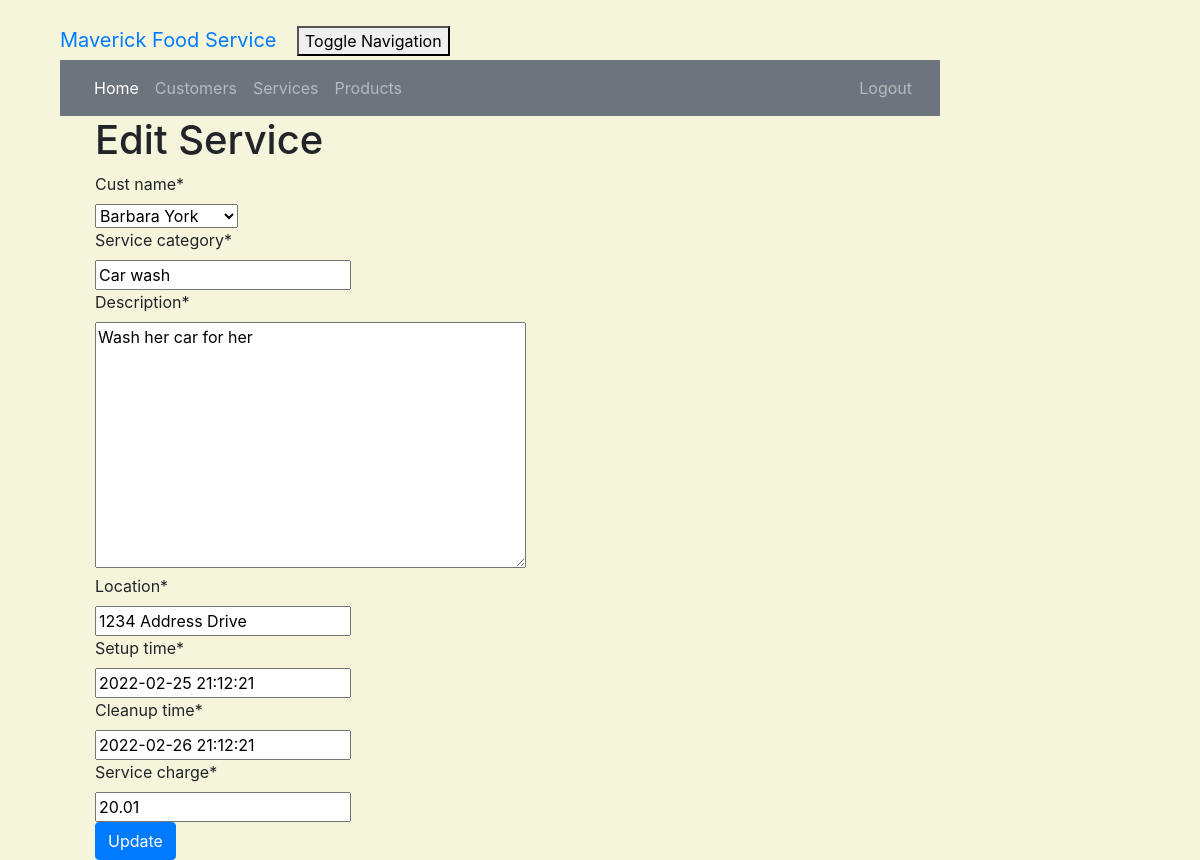
Page /service/1/edit/ (signed in) on the committed database.
### crm/models.py (models this page shows, shortened)
class Customer(models.Model):
    cust_name = models.CharField(max_length=50)
    email = models.EmailField(max_length=100)
    phone = models.CharField(max_length=20)
    bldgroom = models.CharField(max_length=100)
    address = models.CharField(max_length=200)
    city = models.CharField(max_length=50)
    state = models.CharField(max_length=50)
    zipcode = models.CharField(max_length=10)
    organization = models.CharField(max_length=100)
    role = models.CharField(max_length=100)
    def __str__(self):
        return self.cust_name

class Service(models.Model):
    cust_name = models.ForeignKey(Customer, on_delete=models.CASCADE, related_name='services')
    service_category = models.CharField(max_length=100)
    description = models.TextField()
    location = models.CharField(max_length=200)
    setup_time = models.DateTimeField(
        default=timezone.now)
    cleanup_time = models.DateTimeField(
        default=timezone.now)
    service_charge = models.DecimalField(max_digits=10, decimal_places=2)
    created_date = models.DateTimeField(
        default=timezone.now)
    updated_date = models.DateTimeField(auto_now_add=True)

### crm/views.py (the view)
# urls.py: path('service/<int:pk>/edit/', views.service_edit, name='service_edit'),
@login_required
def service_edit(request, pk):
    service = get_object_or_404(Service, pk=pk)
    if request.method == "POST":
        form = ServiceForm(request.POST, instance=service)
        if form.is_valid():
            service = form.save()
            service.updated_date = timezone.now()
            service.save()
            services = Service.objects.filter(created_date__lte=timezone.now())
            return render(request, 'crm/service_list.html', {'services': services})
    else:
        form = ServiceForm(instance=service)
    return render(request, 'crm/service_edit.html', {'form': form})

### crm/forms.py
class ServiceForm(forms.ModelForm):
   class Meta:
       model = Service
       fields = ('cust_name', 'service_category', 'description', 'location', 'setup_time', 'cleanup_time', 'service_charge' )

### crm/templates/crm/service_edit.html (shortened to what this page needs)
<!DOCTYPE html>
<html lang="en">
{% extends 'crm/base.html' %}
{% load crispy_forms_tags %}
{% block content %}
    <h1>Edit Service</h1>
    <form method="POST" class="service-form">{% csrf_token %}
        {{ form|crispy }}
        <button type="submit" class="btn btn-primary">Update</button>
    </form>
{% endblock %}

### crm/static/css/portfolio.css (style rules this page uses)
body { padding-left: 45px; padding-right: 45px; padding-top: 20px; }

### crm/templates/crm/service_edit.html (style rules this page uses)
body { background-color: beige; }

### rows in the picture
Customer: cust_name "Barbara York"
Service: service_category "Car wash", description "Wash her car for her", location "1234 Address Drive", setup_time "2022-02-25 21:12:21", cleanup_time "2022-02-26 21:12:21", service_charge "20.01"
